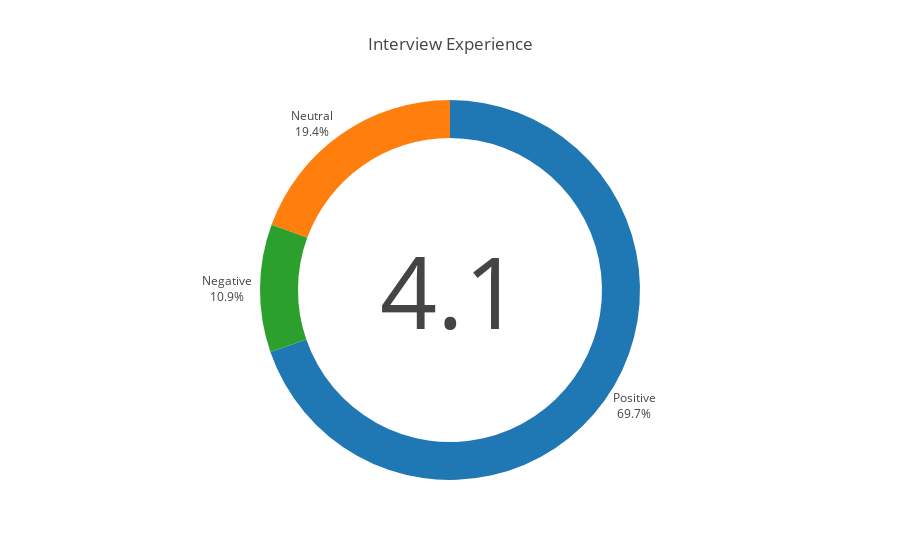

Here is the notebook cell this chart was saved with:
### Code cell
iplot(experience_fig)

### Figure 1 — Plotly figure (JSON) as saved in the notebook; plotly's stock layout.template omitted (floating-point values rounded to 4 significant figures)
{"data": [{"hole": 0.8, "labels": ["Positive", "Neutral", "Negative"], "showlegend": false, "text": ["Positive", "Neutral", "Negative"], "textposition": "outside", "type": "pie", "values": [122, 34, 19]}], "layout": {"annotations": [{"font": {"size": 100}, "showarrow": false, "text": "4.1", "x": 0.5, "y": 0.5}], "autosize": true, "title": "Interview Experience", "yaxis": {"autorange": true, "domain": [0.33, 0.67], "range": [0, 28.07], "title": "Avg MPG", "type": "linear"}}}
